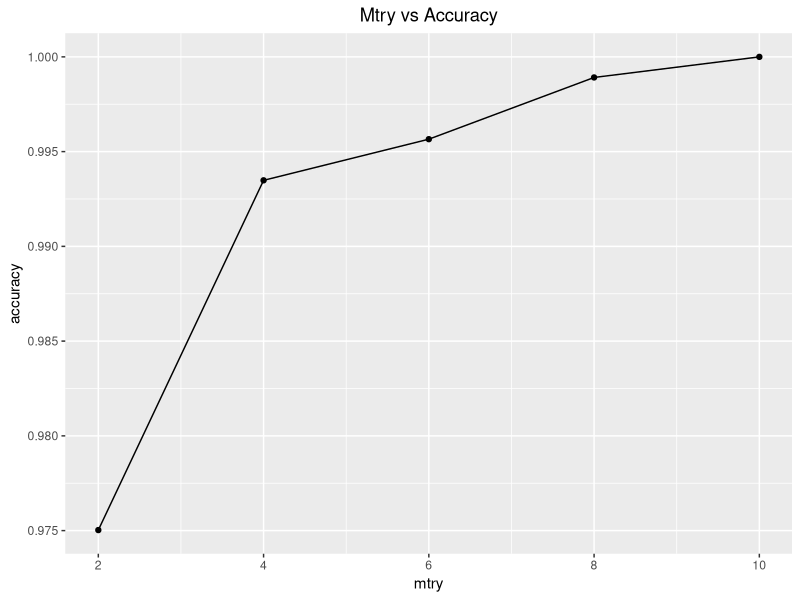
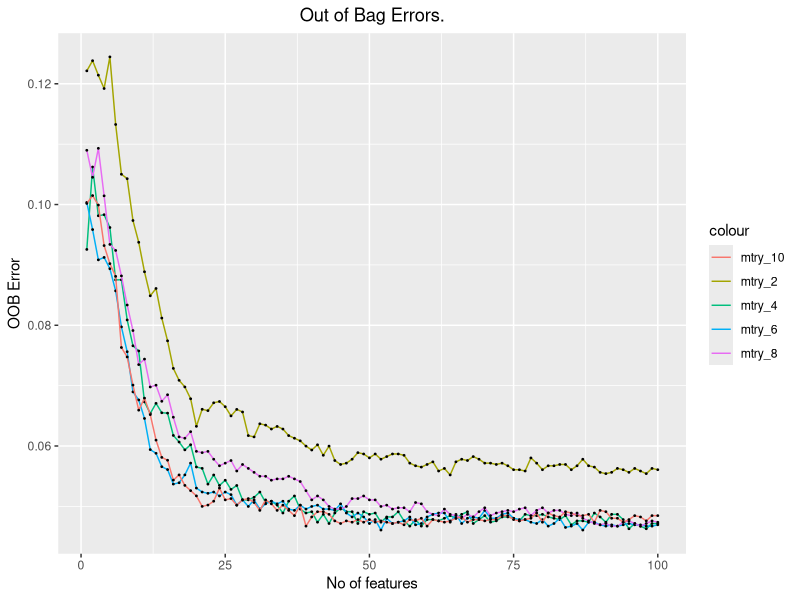

These charts were generated, in order, by the following R code:
library(kernlab)

data("spam")

#data sanity check. 
sum(is.na(spam))

names(spam)

#split train and test. 
set.seed(1234)
train_index = sample(1:nrow(spam), 0.8*nrow(spam))
train = spam[train_index,]
test = spam[-train_index,]


library(randomForest)
library(MLmetrics)
mtrylist = c()
accuracylist = c()
#select the best m. 
######
for(i in seq(5,55,5)){
rf.model = randomForest(type~., spam, ntree = 100, mtry = i)
model_predictions = predict(rf.model, test)

mtrylist = append(mtrylist, i)
accuracylist = append(accuracylist, MLmetrics::Accuracy(model_predictions, test$type))
print(i)
}
######
accuracylist


#best accuracy is obtained with mtry = 15. Tuning it much more -- iterating with smaller width. 
######
mtrylist = c()
accuracylist = c()
#select the best m. 
for(i in seq(2,15,2)){
  rf.model = randomForest(type~., spam, ntree = 100, mtry = i)
  model_predictions = predict(rf.model, test)
  
  mtrylist = append(mtrylist, i)
  accuracylist = append(accuracylist, MLmetrics::Accuracy(model_predictions, test$type))
  print(i)
}
######
accuracylist



#choosing mtry = [2,4,6,8,10] for plotting. 
######
mtrylist = c()
OOBlist = rep(0,100)
test_error = c()
#select the best m. 
for(i in c(2,4,6,8,10)){
  rf.model = randomForest(type~., spam, ntree = 100, mtry = i)
  model_predictions = predict(rf.model, test)
  
  OOBlist = cbind(OOBlist, rf.model$err.rate[,c(1)])
  mtrylist = append(mtrylist, i)
  test_error = append(test_error, MLmetrics::Accuracy(model_predictions, test$type))
  print(i)
}
######

plot_dataframe = data.frame(mtrylist, test_error)
names(plot_dataframe) = c("mtry", "accuracy")
library(ggplot2)
ggplot(plot_dataframe, aes(x = mtry, y = accuracy)) + geom_line() + geom_point() +
  ggtitle("Mtry vs Accuracy") + theme(plot.title = element_text(hjust = 0.5))



#out of bag errors. 
OOBlist_plot = data.frame(OOBlist)[,-c(1)]
names(OOBlist_plot) = c("mtry_2", "mtry_4","mtry_6","mtry_8","mtry_10")
OOBlist_plot$NTrees = seq(1, 100)
#plotting 
ggplot(OOBlist_plot, aes(NTrees)) + 
  geom_line(aes(y = mtry_2, colour = "mtry_2")) + geom_point(aes(y = mtry_2), size = 0.3) + 
  geom_line(aes(y = mtry_4, colour = "mtry_4")) + geom_point(aes(y = mtry_4), size = 0.3) + 
  geom_line(aes(y = mtry_6, colour = "mtry_6")) + geom_point(aes(y = mtry_6), size = 0.3) + 
  geom_line(aes(y = mtry_8, colour = "mtry_8")) + geom_point(aes(y = mtry_8), size = 0.3) + 
  geom_line(aes(y = mtry_10, colour = "mtry_10")) + geom_point(aes(y = mtry_10), size = 0.3) + 
  
  ggtitle("Out of Bag Errors.") + xlab("No of features") + ylab("OOB Error") +
  theme(plot.title = element_text(hjust = 0.5))
